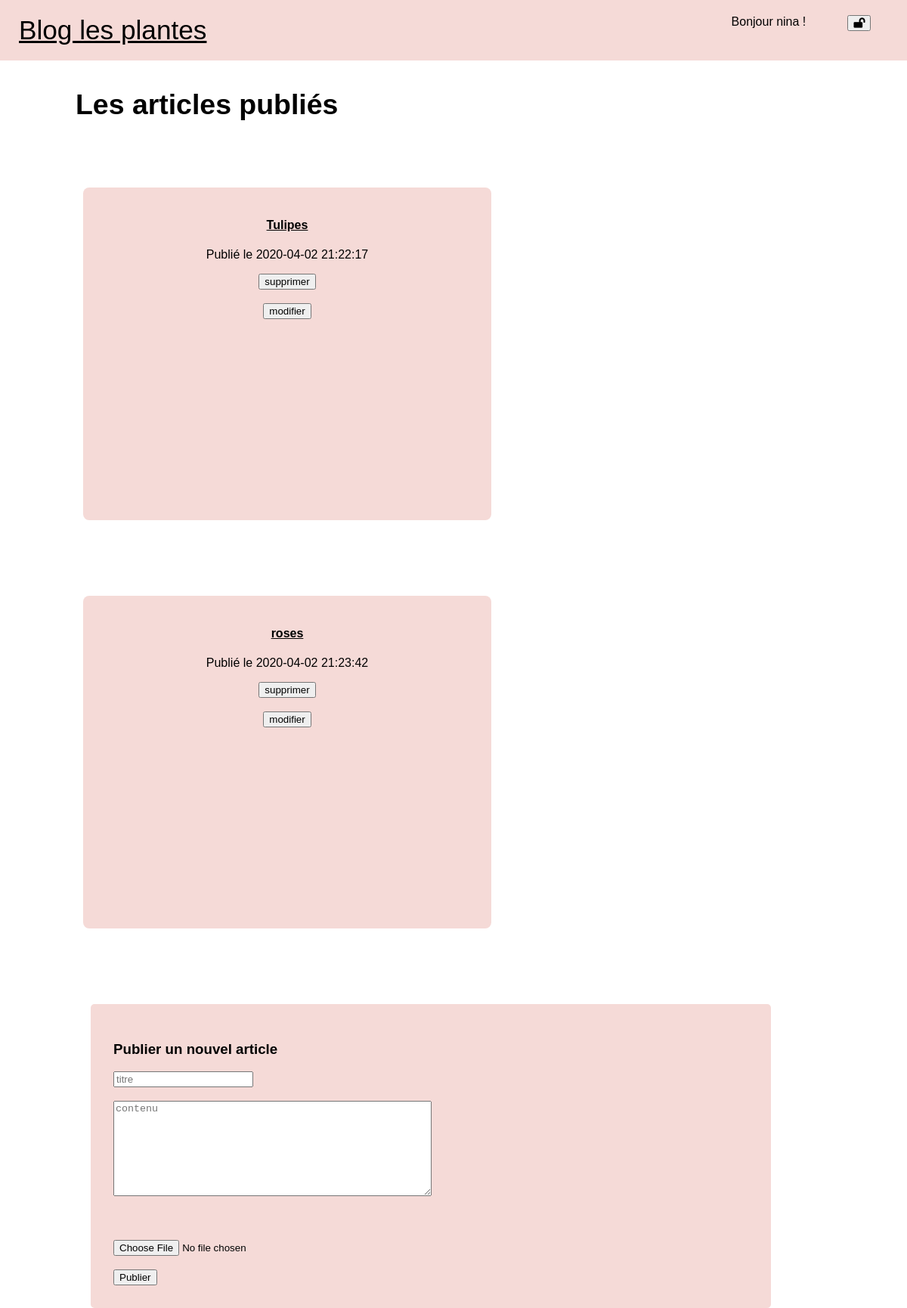
Page /dashboard.php (signed in) on the earlier database version.
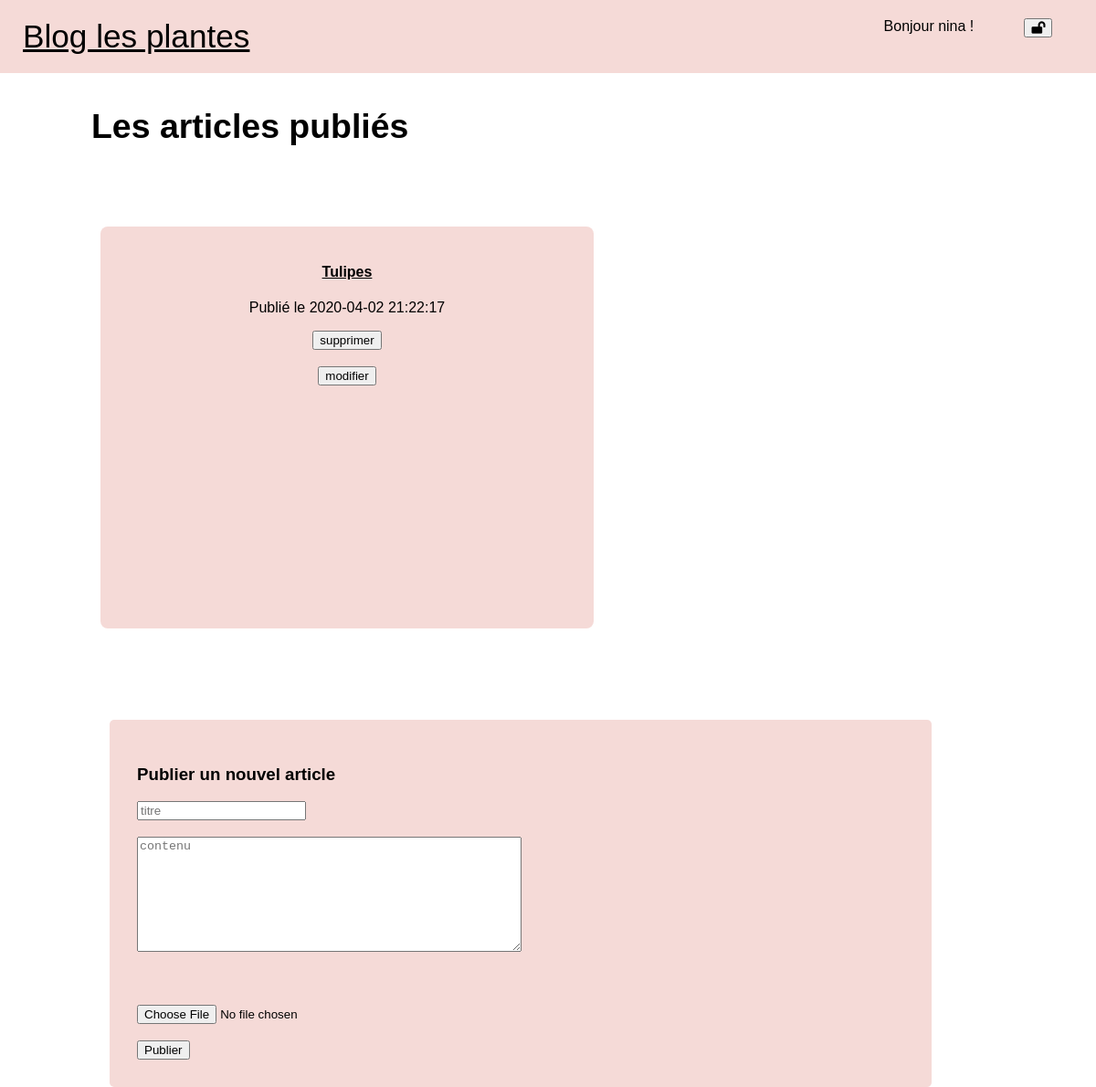
Same page on the later database version.
### tables this page shows
CREATE TABLE IF NOT EXISTS `posts` (
  `id` tinyint(3) NOT NULL AUTO_INCREMENT,
  `title` varchar(150) NOT NULL,
  `content` text NOT NULL,
  `publication_date` datetime NOT NULL DEFAULT CURRENT_TIMESTAMP,
  `image` varchar(100) NOT NULL,
  `writerid` tinyint(3) UNSIGNED NOT NULL,
  PRIMARY KEY (`id`),
  KEY `writerid` (`writerid`)
);

### dashboard.php (called while the page is built, shortened)
<?php
$dbh = new PDO(
		'mysql:host=localhost;dbname=monblog;charset=utf8',
		'root',
		'',
		[
			PDO::ATTR_ERRMODE => PDO::ERRMODE_EXCEPTION,
			PDO::ATTR_DEFAULT_FETCH_MODE => PDO::FETCH_ASSOC
		]
	);
if(!empty($_SESSION)){
$query = 'SELECT username FROM writers WHERE id= :iduser';
$sth = $dbh->prepare($query);
$sth->bindValue(':iduser', trim($_SESSION['userid']), PDO::PARAM_STR);
$sth->execute();
$usernameSession = $sth->fetch();
}
$query = 'SELECT title, publication_date, id FROM posts WHERE writerid= :writerid';
$sth = $dbh->prepare($query);
$sth->bindValue(':writerid', $_SESSION['userid'], PDO::PARAM_STR);
$sth->execute();
$publishedArticles = $sth->fetchAll();
include 'dashboard.phtml';

### dashboard.phtml (the view, shortened to what this page needs)
<!DOCTYPE html>
<html lang="en">
<head>
	<link href="style.css" rel="stylesheet">
	<link rel="stylesheet" href="https://cdnjs.cloudflare.com/ajax/libs/font-awesome/5.12.1/css/all.min.css">
</head>
<body>
	<nav>
		<div id="name-site">
			<a href="http://localhost/blog/">Blog les plantes</a>
		</div>
		<div id="nav-items">
	Bonjour <?php echo $usernameSession['username']; ?> !
			<a href="logout.php"><button type="submit">	<i class="fas fa-lock-open"></i></button></a>
		</div>
	</nav>
	<div id="published-posts">
		<div id="titre-published">
			<h3>Les articles publiés</h3>
		</div>
		<div id="container-published">
			<?php foreach ($publishedArticles as $key => $article) : ?>
				<div class="published">
					<a href="http://localhost/blog/article.php?id=<?= $article['id']; ?>">
						<h4><?= $article['title'] ?></h4>
					</a>
					<p>Publié le <?= $article['publication_date']; ?></p>
					<form action="delete.php" method="get">
						<button type="input">supprimer</button>
					</form>
					<form action="edit-article.php" method="get">
						<input type="hidden" name="idedit" value="<?= $article['id']; ?>"><br>
						<button type="input">modifier</button>
					</form>
				</div>
			<?php endforeach; ?>
		</div>
	</div>
	<div id="ajout-article">
		<h3>Publier un nouvel article</h3>
		<form action="add-article.php" method="post" enctype="multipart/form-data">
			<input type='text' name='title' placeholder="titre"><br><br>
			<textarea rows="8" cols="50" type='text' name='content' placeholder="contenu"></textarea><br><br>
			<input type="hidden" name="MAX_FILE_SIZE" value="3000000"><br><br>
			<input type="file" name="monFichier" accept="image/png, image/jpeg, image/jpg"><br><br>
			<button type="submit">Publier</button>
		</form>
	</div>
</body>
</html>

Differences in the rows shown:
removed posts: title "roses", publication_date "2020-04-02 21:23:42"
